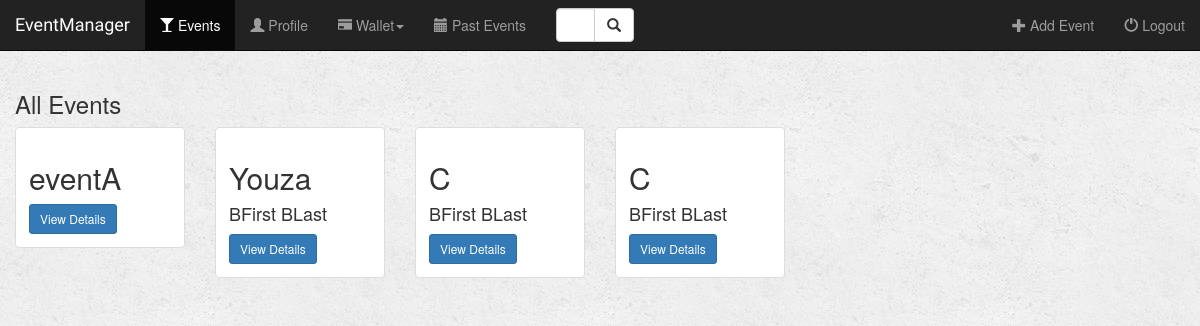
The app's page /event/ (signed in) with its own data.
### event/models.py (models this page shows, shortened)
class Event(models.Model):
    name = models.CharField(max_length=50, null=False)
    location = models.TextField(max_length=500, null=False)
    date = models.DateField(null=True)
    time = models.TimeField(null=True)
    manager = models.ForeignKey(User, on_delete=models.CASCADE)

### event/views.py (the view)
def home(request):
    if not request.user.is_authenticated:
        return render(request, 'event/login.html')
    else:
        events = Event.objects.all()
        query = request.GET.get("query")
        if query:
            events = events.filter(
                Q(name__icontains=query) |
                Q(manager__first_name__icontains=query) |
                Q(manager__last_name__icontains=query)
            ).distinct()
            return render(request, './event/home.html', {
                'user': request.user,
                'events': events,
                'query': query,
            })
        else:
            return render(request, './event/home.html', {
                'user': request.user,
                'events': events,
                'query': query,
            })

### event/templates/event/home.html (shortened to what this page needs)
{% extends 'event/base.html' %}
{% block events_active %}active{% endblock %}
{% block body %}
<div class="events-container container-fluid" style="box-sizing: border-box">
    <div class="row">
        <div class="col-sm-12">
            <h3>{% if query %}Searched Events{% else %}All Events{% endif %}</h3>
        </div>
        {% if events %}
            {% for event in events %}
                <div class="col-sm-4 col-lg-2">
                    <div class="thumbnail">
                        <div class="caption">
                            <h2>{{ event.name }}</h2>
                            <h4>{{ event.manager.first_name }} {{ event.manager.last_name }}</h4>
                            <a href="{% url 'event:detail' event.id %}" class="btn btn-primary btn-sm" role="button">View Details</a>
                        </div>
                    </div>
                </div>
            {% endfor %}
        {% elif query %}
            <br>
            <h3 class="error_message"><strong>Search did not match any event...</strong></h3>
        {% endif %}
    </div>
</div>
{% endblock %}

### event/static/event/css/style.css (style rules this page uses)
body { background: white url("./../images/background.png"); }

### records on screen
Event: name "eventA"
Event: name "Youza", manager.first_name "BFirst", manager.last_name "BLast"
Event: name "C", manager.first_name "BFirst", manager.last_name "BLast"
Event: name "C", manager.first_name "BFirst", manager.last_name "BLast"
